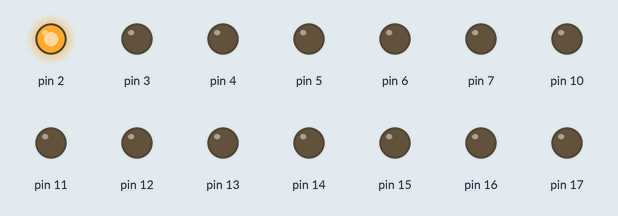
Simulated run of this sketch. Board: Arduino Uno, built with avr-gcc and run on an emulated ATmega328P. On the bench: output pins drawn as LEDs (lit = HIGH).

Above: at 0.1 s.
At 4.1 s:
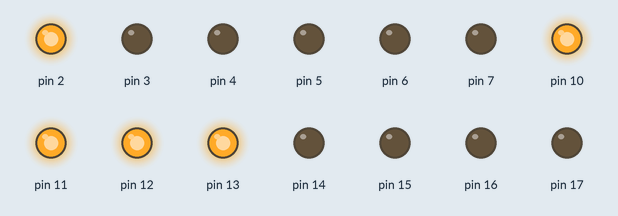
At 9.1 s:
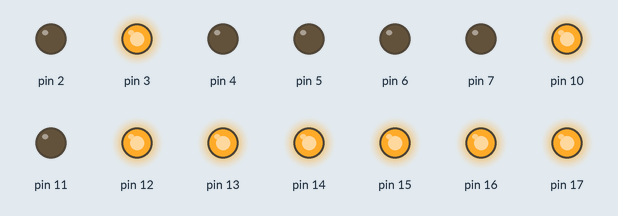
At 19.1 s:
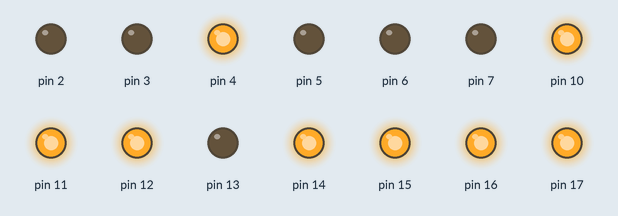
At 29.1 s:
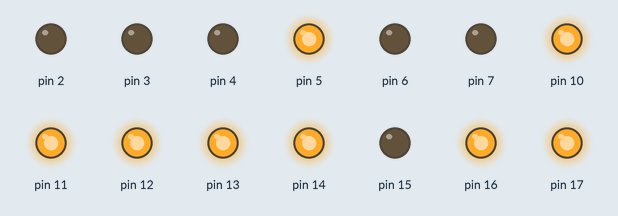
At 39.1 s:
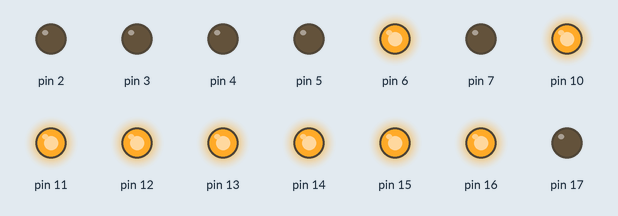
Timing chart, 0 to 40.0 s (numbered marks = the images above):
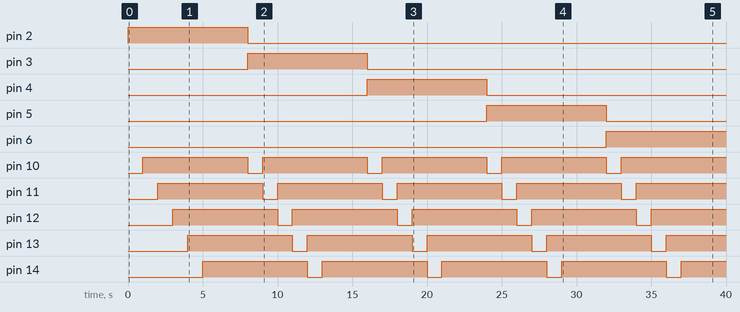

The sketch:

Barrido.ino
```cpp
/*
 * BARRIDO DE LETRAS
 */
void setup() {
  // put your setup code here, to run once:
  //DECLARANDO PINES DIGITALES COMO SALIDA
  for(int i=2; i<19; i++){
    pinMode(i,OUTPUT);
  }
}

//filas voltaje y columnas tierra

void loop() {
  // put your main code here, to run repeatedly:
  for(int filas =2; filas < 10; filas++){ //inicia en 2 por el pin 2 y termina en 9 por el pin 9
    digitalWrite(filas, HIGH); //enciende toda la fila
    for(int col =10; col <18; col ++){
      digitalWrite(col, LOW); //encendiendo el punto [fila,col]
      delay(1000);//encendiendo por un segundo
      //SI ESTA LINEA DE ABAJO SE COMENTA LAS FILAS VAN BAJANDO UNA POR UNA
      digitalWrite(col, HIGH); //se apaga el punto [fila,col]
    }
    //SI ESTA LINEA DE ABAJO SE COMENTA, SE VAN ENCENDIENDO LAS FILAS SIN APAGARSE HASTA ENCENDER TODA LA MATRIZ
    digitalWrite(filas, LOW); //se apagan las filas
  }
}
```

Measured:
- by itself, pin 2: LOW → HIGH at 0.00 s, → LOW 8.0 s later
- by itself, pin 3: LOW → HIGH at 8.0 s, → LOW 8.0 s later
- by itself, pin 4: LOW → HIGH at 16.0 s, → LOW 8.0 s later
- by itself, pin 5: LOW → HIGH at 24.0 s, → LOW 8.0 s later
- by itself, pin 6: LOW → HIGH at 32.0 s
- by itself, pin 10–17: alternates HIGH for 7.0 s and LOW for 1.0 s
